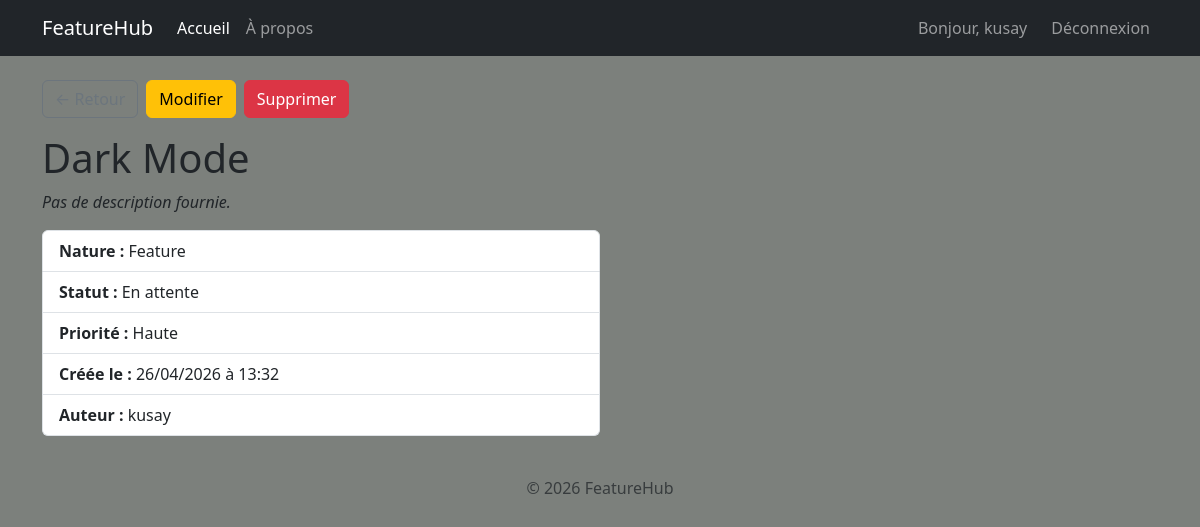
The app's page /feature/1 (signed in) with its own data.
### app/models.py (models this page shows, shortened)
class User(UserMixin, db.Model):
    __tablename__ = 'users'
    id            = db.Column(db.Integer, primary_key=True)
    username      = db.Column(db.String(80), unique=True, nullable=False)
    password_hash = db.Column(db.String(128))
    features      = db.relationship('FeatureRequest', backref='author', lazy=True)

class FeatureRequest(db.Model):
    __tablename__ = 'feature_requests'
    id          = db.Column(db.Integer, primary_key=True)
    title       = db.Column(db.String(100), nullable=False)
    description = db.Column(db.Text)
    status      = db.Column(db.String, default='En attente')
    nature      = db.Column(db.String, default='Feature')
    priority    = db.Column(db.String, default='Moyenne')
    created_at  = db.Column(db.DateTime, default=lambda: datetime.now(timezone.utc))
    filename    = db.Column(db.String, nullable=True)
    author_id   = db.Column(db.Integer, db.ForeignKey('users.id')) # clé étrangère

### app/main/routes.py (the view)
@main.route('/feature/<int:feature_id>')
def view_feature(feature_id):
    feature = FeatureRequest.query.get_or_404(feature_id)
    return render_template('main/view_feature.html', feature=feature, active_page='index')

### app/__init__.py (called while the page is built)
def create_app():
    app = Flask(__name__)
    app.config['SECRET_KEY'] = 'featurehub-secret-key'
    app.config['SQLALCHEMY_DATABASE_URI'] = 'sqlite:///featurehub.db'
    app.config['UPLOAD_FOLDER'] = os.path.join(app.root_path, 'static', 'uploads')
    app.config['MAX_CONTENT_LENGTH'] = 2 * 1024 * 1024  # 2 Mo max
    db.init_app(app)
    login_manager.init_app(app)
    login_manager.login_view = 'auth.login'
    @login_manager.user_loader
    def load_user(user_id):
        return User.query.get(int(user_id))
    with app.app_context():
        db.create_all()
    app.register_blueprint(main)
    app.register_blueprint(auth)
    from .api.routes import api
    app.register_blueprint(api)
    return app

### app/templates/main/view_feature.html (shortened to what this page needs)
{% extends 'base.html' %}
{% block content %}
    <div class="d-flex gap-2 mb-3">
        <a href="{{ url_for('main.index') }}" class="btn btn-outline-secondary">← Retour</a>
        {% if current_user.is_authenticated and current_user.id == feature.author_id %}
            <a href="{{ url_for('main.edit_feature', feature_id=feature.id) }}" class="btn btn-warning">Modifier</a>
            <button type="button" class="btn btn-danger" data-bs-toggle="modal" data-bs-target="#deleteModal">Supprimer</button>
        {% endif %}
    </div>
    <h1>{{ feature.title }}</h1>
    <p>
        {% if feature.description %}
            {{ feature.description }}
        {% else %}
            <em>Pas de description fournie.</em>
        {% endif %}
    </p>
    <ul class="list-group w-50">
        <li class="list-group-item"><strong>Nature :</strong> {{ feature.nature }}</li>
        <li class="list-group-item"><strong>Statut :</strong> {{ feature.status }}</li>
        <li class="list-group-item"><strong>Priorité :</strong> {{ feature.priority }}</li>
        <li class="list-group-item"><strong>Créée le :</strong> {{ feature.created_at.strftime('%d/%m/%Y à %H:%M') }}</li>
        <li class="list-group-item"><strong>Auteur :</strong> {{ feature.author.username if feature.author else 'Inconnu' }}</li>
    </ul>
{% endblock %}

### app/templates/base.html (shortened to what this page needs)
<!DOCTYPE html>
<html lang="fr">
<head>
    <link href="https://cdn.jsdelivr.net/npm/bootstrap@5.3.0/dist/css/bootstrap.min.css" rel="stylesheet">
    <link rel="stylesheet" href="{{ url_for('static', filename='css/style.css') }}">
</head>
<body>
    <nav class="navbar navbar-expand-lg navbar-dark bg-dark">
        <div class="container">
            <a class="navbar-brand" href="{{ url_for('main.index') }}">FeatureHub</a>
            <div class="navbar-nav me-auto">
                <a class="nav-link {% if active_page == 'index' %}active{% endif %}" href="{{ url_for('main.index') }}">Accueil</a>
                <a class="nav-link {% if active_page == 'about' %}active{% endif %}" href="{{ url_for('main.about') }}">À propos</a>
            </div>
            <div class="navbar-nav">
                {% if current_user.is_authenticated %}
                    <span class="navbar-text me-3">Bonjour, {{ current_user.username }}</span>
                    <a class="nav-link" href="{{ url_for('auth.logout') }}">Déconnexion</a>
                {% else %}
                    <a class="nav-link {% if active_page == 'login' %}active{% endif %}" href="{{ url_for('auth.login') }}">Connexion</a>
                    <a class="nav-link {% if active_page == 'register' %}active{% endif %}" href="{{ url_for('auth.register') }}">Inscription</a>
                {% endif %}
            </div>
        </div>
    </nav>
    <main class="container my-4">
        {% block content %}{% endblock %}
    </main>
    <footer class="text-center text-muted py-3">
        {% block footer %}© 2026 FeatureHub{% endblock %}
    </footer>
</body>
</html>

### app/static/css/style.css (style rules this page uses)
body { background-color: #7c807c; }

### records on screen
User: username "kusay", author "kusay"
FeatureRequest: title "Dark Mode", nature "Feature", status "En attente", priority "Haute", created_at "26/04/2026 à 13:32"
